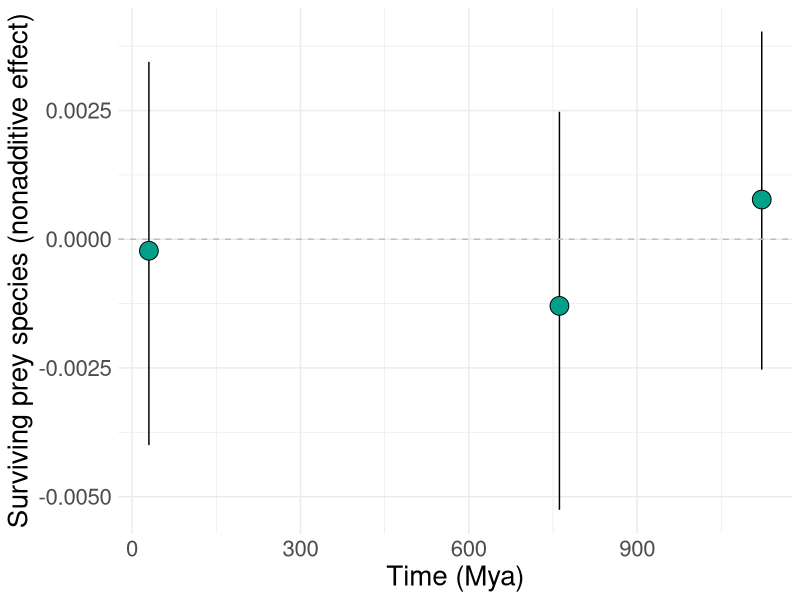
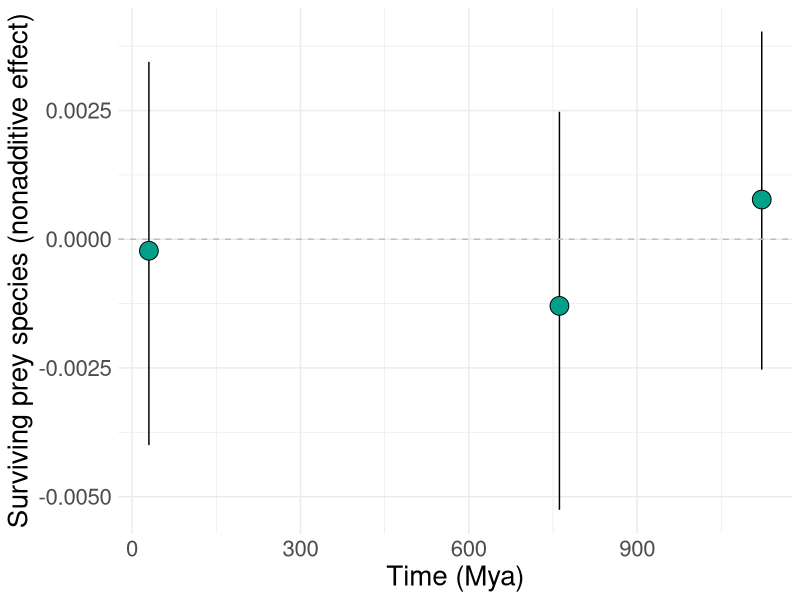

Here is the R script that generated these plots, in order:
## Generate Fig 3 from summarized randomization test results

library("ggplot2")
library("dplyr")

summarize_randoms_phylo <- read.csv("../data/summarize_randoms_phylo.csv")

summarize_randoms_phylo %>% 
  filter(response_var == "N") %>%
  ggplot(aes(x=phylodistance,y=mean)) + 
  geom_linerange(aes(ymin=lower, ymax=upper)) + 
  geom_point(size=6, shape = 21, colour = "black", fill = "#00A08A") + 
  ylab("Surviving prey species (nonadditive effect)") + 
  xlab("Time (Mya)") + 
  geom_hline(yintercept = 0, linetype = "dashed", colour = "grey") + 
  theme_minimal() +   
  theme(axis.ticks = element_blank(), text = element_text(size=20))

ggsave("../Figures/FIG_3_N.png", height = 21, width = 28, units = "cm")